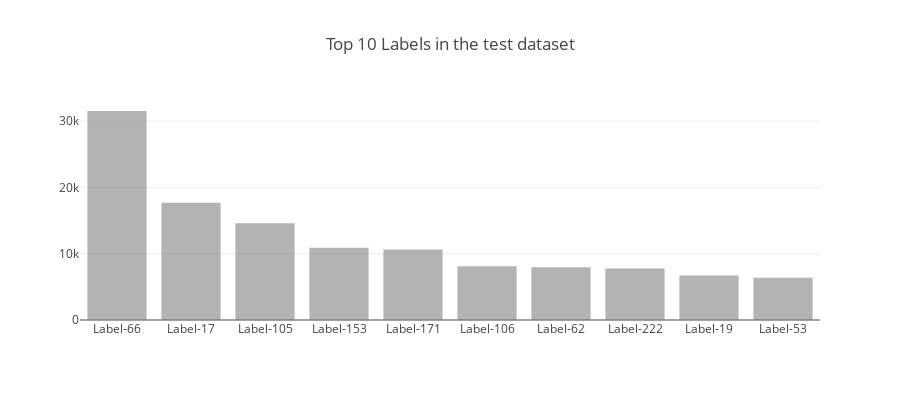

Here is the notebook cell this chart was saved with:
### Code cell
# Most common labels 
temps = test_labels.most_common(10)
labels_tr = ["Label-"+str(x[0]) for x in temps]
values = [x[1] for x in temps]

trace1 = go.Bar(x=labels_tr, y=values, opacity=0.7, name="year count", marker=dict(color='rgba(120, 120, 120, 0.8)'))
layout = dict(height=400, title='Top 10 Labels in the test dataset', legend=dict(orientation="h"));

fig = go.Figure(data=[trace1], layout=layout);
iplot(fig);

### Figure 1 — Plotly figure (JSON) as saved in the notebook; plotly's stock layout.template omitted (floating-point values rounded to 4 significant figures)
{"data": [{"marker": {"color": "rgba(120, 120, 120, 0.8)"}, "name": "year count", "opacity": 0.7, "type": "bar", "x": ["Label-66", "Label-17", "Label-105", "Label-153", "Label-171", "Label-106", "Label-62", "Label-222", "Label-19", "Label-53"], "y": [31541, 17710, 14588, 10889, 10648, 8099, 7963, 7758, 6719, 6390]}], "layout": {"height": 400, "legend": {"orientation": "h"}, "title": "Top 10 Labels in the test dataset"}}
